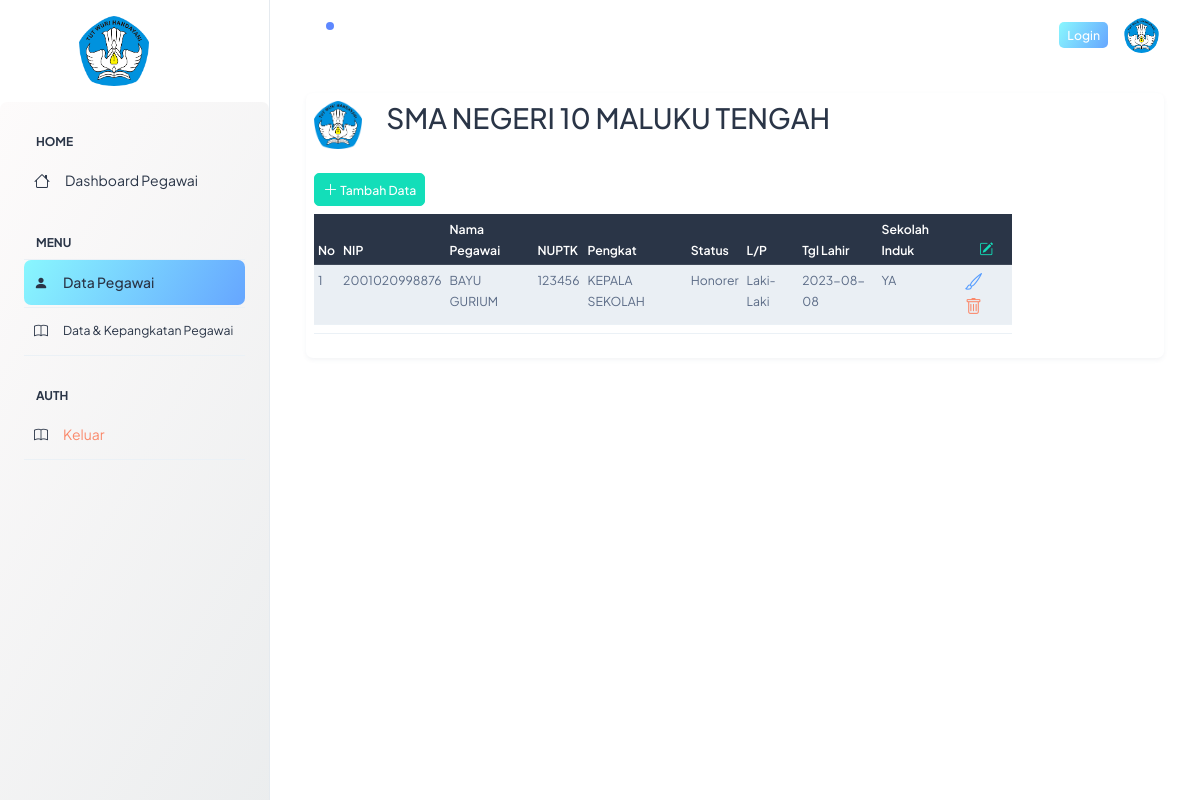
/layout/data-pegawai.php, run on the app's committed database.
### tables this page shows
CREATE TABLE `pegawai` (
  `id` int(11) NOT NULL,
  `nip` char(20) NOT NULL,
  `nama_pegawai` varchar(100) NOT NULL,
  `nuptk` varchar(50) NOT NULL,
  `pangkat` varchar(100) NOT NULL,
  `status` varchar(100) NOT NULL,
  `jenis_kelamin` varchar(50) NOT NULL,
  `tgl_lahir` date NOT NULL,
  `sekolah_induk` varchar(20) NOT NULL
);

### controler/control.php (called while the page is built, shortened)
<?php
$koneski = mysqli_connect("localhost", "root", "", "db_sekolah");
function tampilData($tampil){
    global $koneski;
    $sql = mysqli_query($koneski, $tampil);
    $row = [];
    while($data = mysqli_fetch_assoc($sql)){
        $row[] = $data;
    }
    return $row;
}
?>

### layout/data-pegawai.php (the view, shortened to what this page needs)
<?php
include "../controler/control.php";
$dataPegawai = tampilData("SELECT * FROM pegawai");
?>
<!DOCTYPE html>
<html lang="en">
  <head>
    <link rel="stylesheet" href="../assets/css/styles.min.css" />
    <link rel="stylesheet" href="../assets/css/styles.css" />
    <link
      rel="stylesheet"
      href="https://cdn.jsdelivr.net/npm/bootstrap-icons@1.10.5/font/bootstrap-icons.css"
    />
  </head>
  <body>
    <div
      class="page-wrapper"
      id="main-wrapper"
      data-layout="vertical"
      data-navbarbg="skin6"
      data-sidebartype="full"
      data-sidebar-position="fixed"
      data-header-position="fixed"
    >
      <aside class="left-sidebar">
        <div>
          <div
            class="brand-logo d-flex align-items-center justify-content-between my-3"
          >
            <a href="./index.html" class="text-nowrap logo-img">
              <img
                src="../assets/images/logos/logo.png"
                width="70"
                alt="logo"
                style="margin-left: 55px"
              />
            </a>
          </div>
          <nav class="sidebar-nav scroll-sidebar" data-simplebar="">
            <ul id="sidebarnav">
              <li class="nav-small-cap">
                <span class="hide-menu">Home</span>
              </li>
              <li class="sidebar-item">
                <a class="sidebar-link" href="admin.html" aria-expanded="false">
                  <span>
                    <i class="bi bi-house fs-4"></i>
                  </span>
                  <span class="hide-menu">Dashboard Pegawai</span>
                </a>
              </li>
              <li class="nav-small-cap border-bottom">
                <span class="hide-menu">Menu</span>
              </li>
              <li class="sidebar-item border-bottom">
                <a
                  class="sidebar-link"
                  href="guru.html"
                  aria-expanded="false"
                  style="
                    background-image: linear-gradient(
                      120deg,
                      #89f7fe 0%,
                      #66a6ff 100%
                    );
                  "
                >
                  <span>
                    <i class="bi bi-person-fill"></i>
                  </span>
                  <span class="hide-menu fw-bold">Data Pegawai</span>
                </a>
              </li>
              <li class="sidebar-item border-bottom">
                <a
                  class="sidebar-link"
                  href="./layout/tentang.html"
                  aria-expanded="false"
                >
                  <span>
                    <i class="bi bi-book"></i>
                  </span>
                  <small class="hide-menu">Data & Kepangkatan Pegawai</small>
                </a>
              </li>
              <li class="nav-small-cap">
                <span class="hide-menu">Auth</span>
              </li>
              <li class="sidebar-item border-bottom">
                <a
                  class="sidebar-link"
                  href="./layout/tentang.html"
                  aria-expanded="false"
                >
                  <span>
                    <i class="bi bi-book"></i>
                  </span>
                  <span class="hide-menu text-danger">Keluar</span>
                </a>
              </li>
            </ul>
          </nav>
        </div>
      </aside>
      <div class="body-wrapper">
        <header class="app-header">
          <nav class="navbar navbar-expand-lg navbar-light">
            <ul class="navbar-nav">
              <li class="nav-item">
                <a class="nav-link nav-icon-hover" href="javascript:void(0)">
                  <i class="ti ti-bell-ringing"></i>
                  <div class="notification bg-primary rounded-circle"></div>
                </a>
              </li>
            </ul>
            <div
              class="navbar-collapse justify-content-end px-0"
              id="navbarNav"
            >
              <ul
                class="navbar-nav flex-row ms-auto align-items-center justify-content-end"
              >
                <a
                  href="https://adminmart.com/product/modernize-free-bootstrap-admin-dashboard/"
                  target="_blank"
                  class="btn btn-sm border-0 text-white"
                  style="
                    background-image: linear-gradient(
                      120deg,
                      #89f7fe 0%,
                      #66a6ff 100%
                    );
                  "
                  >Login</a
                >
                <li class="nav-item dropdown">
                  <a
                    class="nav-link nav-icon-hover"
                    href="javascript:void(0)"
                    id="drop2"
                    data-bs-toggle="dropdown"
                    aria-expanded="false"
                  >
                    <img
                      src="../assets/images/logos/logo.png"
                      alt=""
                      width="35"
                      height="35"
                      class="rounded-circle"
                    />
                  </a>
                </li>
              </ul>
            </div>
          </nav>
        </header>
        <div class="container-fluid">
          <div class="container">
            <div class="card shadow-sm p-2 border-0 my-2">
              <div class="row mb-2">
                <div class="col-lg-1">
                  <img
                    src="../assets/images/logos/logo.png"
                    class="img-fluid"
                    style="width: 100px"
                  />
                </div>
                <div class="col-lg-10">
                  <h2>SMA NEGERI 10 MALUKU TENGAH</h2>
                </div>
              </div>
              <div class="row mt-2 my-2">
                <div class="col-lg-10 justify-content-end">
                  <div class="table-responsive my-2 border-bottom">
                    <div class="tmbl">
                      <button
                        class="btn btn-sm btn-success"
                        type="button"
                        class="btn btn-primary"
                        data-bs-toggle="modal"
                        data-bs-target="#tambah-data-pegawai"
                      >
                        <i
                          class="bi bi-plus-lg fw-bold"
                          style="font-size: 15px"
                        ></i>
                        Tambah Data
                      </button>
                    </div>
                    <table class="table table-sm table-striped my-2">
                      <thead class="table-dark">
                        <tr>
                          <th><small>No</small></th>
                          <th><small>NIP</small></th>
                          <th><small>Nama Pegawai</small></th>
                          <th><small>NUPTK</small></th>
                          <th><small>Pengkat</small></th>
                          <th><small>Status</small></th>
                          <th><small>L/P</small></th>
                          <th><small>Tgl Lahir</small></th>
                          <th><small>Sekolah Induk </small></th>
                          <th class="text-center">
                            <i class="bi bi-pencil-square text-success"></i>
                          </th>
                        </tr>
                      </thead>
                      <tbody>
                        <?php $no = 1; ?>
                        <?php foreach($dataPegawai as $data): ?>
                        <tr>
                          <td><small><?= $no++ ?></small></td>
                          <td><small><?= $data["nip"] ?></small></td>
                          <td><small><?= $data["nama_pegawai"] ?></small></td>
                          <td><small><?= $data["nuptk"] ?></small></td>
                          <td><small><?= $data["pangkat"] ?></small></td>
                          <td><small><?= $data["status"] ?></small></td>
                          <td><small><?= $data["jenis_kelamin"] ?></small></td>
                          <td><small><?= $data["tgl_lahir"] ?></small></td>
                          <td><small><?= $data["sekolah_induk"] ?></small></td>
                          <td>
                            <a href="../controler/ubah.php?id=<?= $data["id"] ?>"
                              ><i
                                class="bi bi-brush text-info"
                                style="font-size: 17px; margin-right: 10px"
                              ></i
                            ></a>
                            <a href="../controler/hapus.php?id=<?= $data["id"] ?>"
                              ><i
                                class="bi bi-trash text-danger"
                                style="font-size: 17px"
                              ></i
                            ></a>
                          </td>
                        </tr>
                        <?php endforeach; ?>
                      </tbody>
                    </table>
                  </div>
                </div>
              </div>
            </div>
          </div>
        </div>
      </div>
    </div>
  </body>
</html>

### assets/css/styles.css (style rules this page uses)
.sidebar-nav { background-image: linear-gradient(120deg, #fdfbfb 0%, #ebedee 100%); }

### data on the page
pegawai: nip "2001020998876", nama_pegawai "BAYU GURIUM", nuptk "123456", pangkat "KEPALA SEKOLAH", status "Honorer", jenis_kelamin "Laki-Laki", tgl_lahir "2023-08-08", sekolah_induk "YA"
